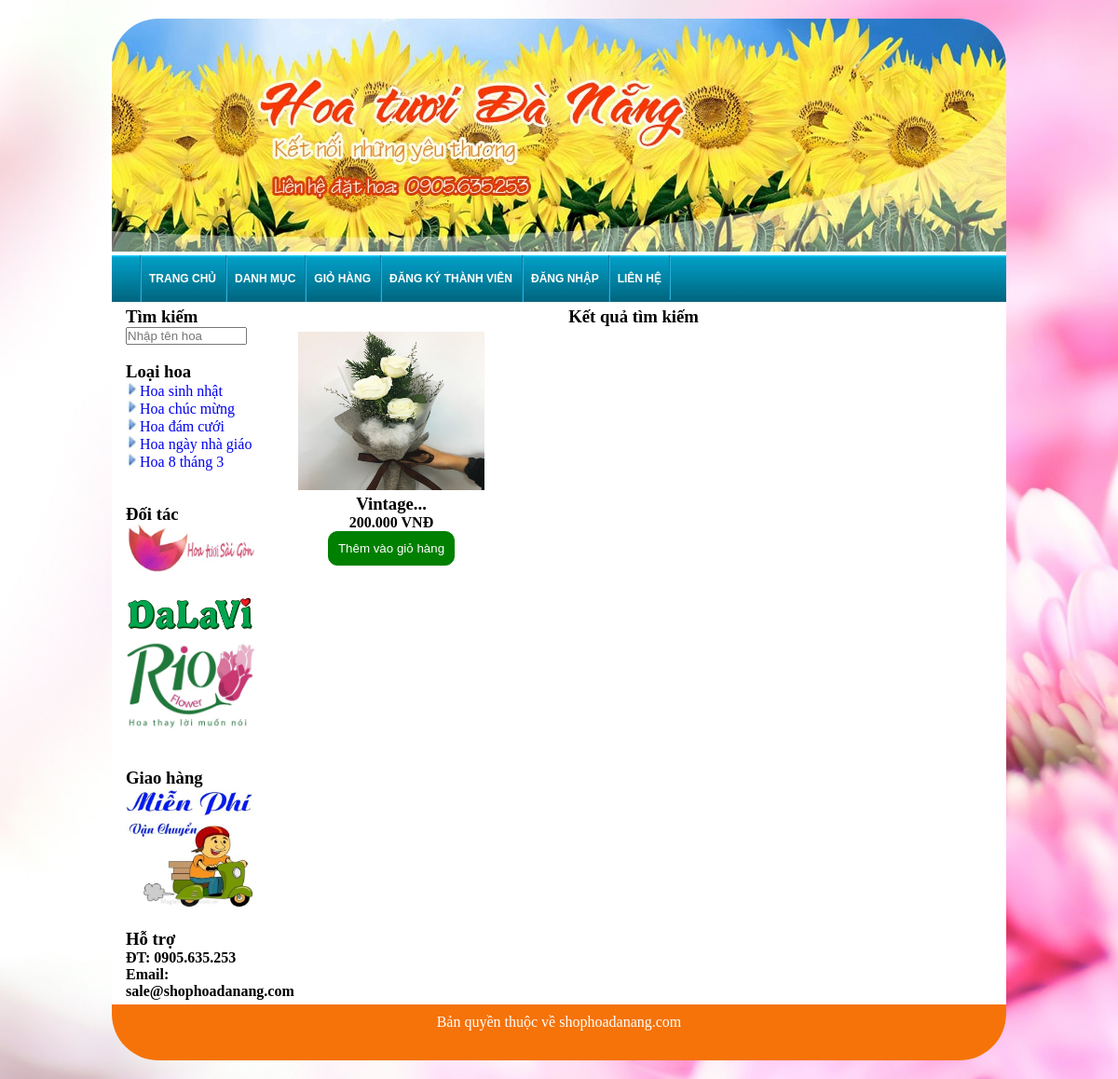
/ketquatimkiem.php?tensp=Vintage, run on the app's committed database.
### tables this page shows
CREATE TABLE IF NOT EXISTS `loaisanpham` (
`idloaisanpham` int(11) NOT NULL,
  `tenloaisanpham` varchar(50) DEFAULT NULL
);

CREATE TABLE IF NOT EXISTS `sanpham` (
`idsanpham` int(11) NOT NULL,
  `tensanpham` varchar(100) DEFAULT NULL,
  `thongtinsanpham` text,
  `anh` text,
  `giaban` int(30) DEFAULT NULL,
  `trangthai` int(1) DEFAULT NULL,
  `idloaisanpham` int(11) NOT NULL,
  `soluongton` int(11) NOT NULL,
  `giadiple` int(30) DEFAULT NULL
);

### ketquatimkiem.php (the view, shortened to what this page needs)
<!DOCTYPE html>
<html>
<head>
	<link rel="stylesheet" type="text/css" href="style.css">
	<link type="text/css" href="menu.css" rel="stylesheet" />
</head>
<body>
	<div class="wrapper">
		<div class="banner">
			<img src="images/banner.jpg">
		</div>
		<?php include 'topmenu.php';?>
		<div class="content">
			<div class="leftcolumn">
				<?php include 'noidungcottrai.php';?>
			</div>
			<div class="rightcolumn">
					<h3 style="text-align:center;">Kết quả tìm kiếm</h3>
					<?php
					if (isset($_GET['tensp']) && $_GET['tensp']<>"") {
						$chuoitimkiem=$_GET['tensp'];
					} else{
						header("location:index.php");
					}
					$sql="SELECT * FROM sanpham WHERE tensanpham LIKE '%".$chuoitimkiem."%' ORDER BY idsanpham";
					$result=mysql_query($sql);
					while($row=mysql_fetch_array($result)){
					 ?>
						<div class="boxsanpham">
							<a href="chitietsanpham.php?idsanpham=<?php echo $row['idsanpham'];?>"><img src="images/upload/<?php echo $row['anh'];?>" width="80%" height="170"></a>
							<h3><?php echo substr($row['tensanpham'], 0,10).'...';?></h3></h3>
							<strong><?php echo number_format($row['giaban'],0,",",".");?> VNĐ</strong>
							<br>
							<a href="themvaogiohang.php?idsanpham=<?php echo $row['idsanpham'];?>"><button class="nutthemgiohang">Thêm vào giỏ hàng</button></a>
						</div>
					<?php }?>
			</div>
		</div>
		<div class="footer">
			Bản quyền thuộc về shophoadanang.com
		</div>
	</div>
</body>
</html>

### noidungcottrai.php (shortened to what this page needs)
<h3>Tìm kiếm</h3>
	<input type="text" name="tensanpham" id="tensanpham" placeholder="Nhập tên hoa" style="width:90%;">
<br>
<br>
<h3>Loại hoa</h3>
<?php
$sql="SELECT * FROM loaisanpham";
$result=mysql_query($sql);
while ($row=mysql_fetch_array($result)) {
 ?>
	<img src="images/arrow_right_icon.jpg "><a href="xemloaisanpham.php?idloaisanpham=<?php echo $row['idloaisanpham'];?>"><span><?php echo $row['tenloaisanpham'];?></span></a><br>
<?php }?>
<br>
<br>
<h3>Đối tác</h3>
<a href="http://hoatuoisaigon.com.vn/" target="_blank"><img src="images/hoatuoisaigon.jpg" width="100%"></a><br><br>
<a href="http://phohoadalat.com/" target="_blank"><img src="images/dalavi.jpg" width="100%"></a><br>
<a href="https://www.marry.vn/nha-cung-cap/hoa-tuoi-rio" target="_blank"><img src="images/rio.jpg" width="100%"></a><br>
<br>
<br>
<h3>Giao hàng</h3>
<img src="images/giaohangmienphi.jpg" width="100%"></a>
<br>
<br>
<h3>Hỗ trợ</h3>
<h4>ĐT: 0905.635.253</h4>
<h4>Email: sale@shophoadanang.com</h4>

### style.css (style rules this page uses)
html,* { margin:0px; padding:0px; }
body { background-image: url("images/hinhnen2.jpg"); height: 100%; background-position: center; background-repeat: no-repeat; background-size: cover; background-attachment: fixed; }
.banner, .banner img { border-radius: 50px 50px 0px 0px; }
.footer { border-radius: 0px 0px 50px 50px; }
.wrapper { margin-left: auto; margin-right: auto; width:960px; min-height: 500px; background-color:white; margin-top: 20px; margin-bottom: 20px; border-radius: 50px; }
a { text-decoration: none; }
.content { width: 100%; min-height: 500px; }
.leftcolumn { width:140px; min-height: 500px; float: left; margin-left: 10px; margin-right: 5px; padding-left: 5px; padding-right: 5px; }
.rightcolumn { width: 780px; float: left; margin-left: 5px; margin-right: 10px; }
.boxsanpham { width: 250px; height: 280px; margin-top: 5px; margin-right: 5px; margin-left: 5px; margin-left: 5px; float: left; text-align: center; }
.nutthemgiohang { background-color:green; border-radius: 10px; border: 1px solid green; color: white; padding:10px; }
.footer { text-align: center; background-color:#f57309; min-height: 50px; margin-top: 5px; padding-top: 10px; color:white; }

### data on the page
loaisanpham: tenloaisanpham "Hoa sinh nhật"
loaisanpham: tenloaisanpham "Hoa chúc mừng"
loaisanpham: tenloaisanpham "Hoa đám cưới"
loaisanpham: tenloaisanpham "Hoa ngày nhà giáo"
loaisanpham: tenloaisanpham "Hoa 8 tháng 3"
sanpham: anh (picture), tensanpham "Vintage", giaban "200.000"
